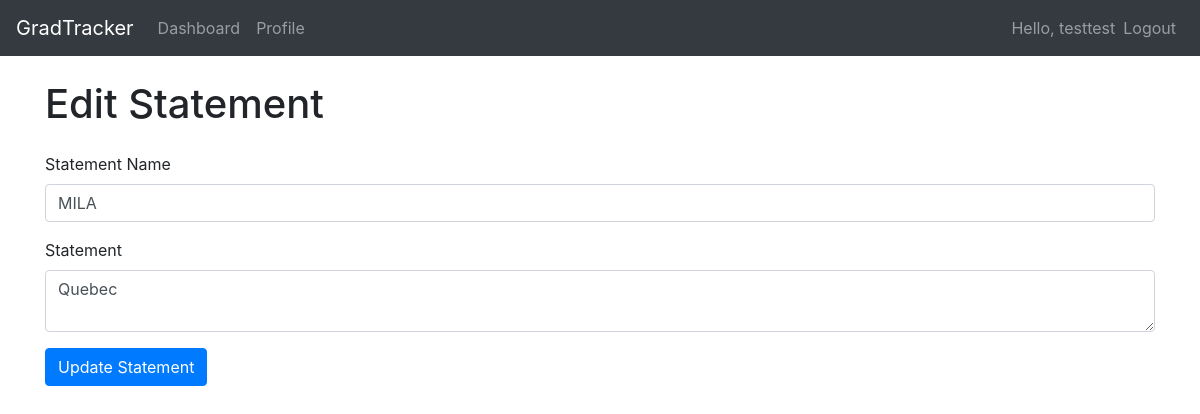
Page /statement/edit/1 (signed in) on the committed database.
### app/models/models.py (models this page shows)
class User(UserMixin, db.Model):
    id = db.Column(db.Integer, primary_key=True)
    username = db.Column(db.String(100), unique=True, nullable=False)
    email = db.Column(db.String(100), unique=True, nullable=False)
    password_hash = db.Column(db.String(200))
    applications = db.relationship('Application', backref='user', lazy=True)  # Relationship to Application
    professors = db.relationship('Professor', backref='user', lazy=True)  # Relationship to Professor
    statements = db.relationship('Statement', backref='user', lazy=True)  # Add this line to the User class

class Statement(db.Model):
    id = db.Column(db.Integer, primary_key=True)
    name = db.Column(db.String(200), nullable=False)
    statement = db.Column(db.Text, nullable=False)
    user_id = db.Column(db.Integer, db.ForeignKey('user.id'))

### app/routes/views.py (the view)
@main.route('/statement/edit/<int:statement_id>', methods=['GET', 'POST'])
@login_required
def edit_statement(statement_id):
    statement = Statement.query.get_or_404(statement_id)
    form = StatementForm(obj=statement)
    if form.validate_on_submit():
        statement.name = form.name.data
        statement.statement = form.statement.data
        db.session.commit()
        flash('Statement updated successfully!', 'info')
        return redirect(url_for('main.profile'))
    return render_template('edit_statement.html', form=form, statement_id=statement_id)

### app/forms.py
class StatementForm(FlaskForm):
    name = StringField('Statement Name', validators=[DataRequired(), Length(max=200)])
    statement = TextAreaField('Statement', validators=[DataRequired(), Length(max=5000)])

### app/__init__.py (called while the page is built)
@login_manager.user_loader
def load_user(user_id):
    return User.query.get(int(user_id))

### app/templates/edit_statement.html (shortened to what this page needs)
{% extends 'layout.html' %}
{% block content %}
    <h1>Edit Statement</h1>
    <form action="{{ url_for('main.edit_statement', statement_id=statement_id) }}" method="post" class="mt-4">
        <div class="form-group">
            {{ form.name.label }}
            {{ form.name(class="form-control") }}
        </div>
        <div class="form-group">
            {{ form.statement.label }}
            {{ form.statement(class="form-control") }}
        </div>
        <button type="submit" class="btn btn-primary">Update Statement</button>
    </form>
{% endblock %}

### app/templates/layout.html (shortened to what this page needs)
<!DOCTYPE html>
<html lang="en">
<head>
    <link rel="stylesheet" href="https://stackpath.bootstrapcdn.com/bootstrap/4.5.2/css/bootstrap.min.css">
</head>
<body>
    <nav class="navbar navbar-expand-lg navbar-dark bg-dark">
        <a class="navbar-brand" href="{{ url_for('main.index') }}">GradTracker</a>
        <div class="collapse navbar-collapse" id="navbarNavAltMarkup">
            <div class="navbar-nav mr-auto">
		{% if current_user.is_authenticated %}
                    <a class="nav-item nav-link" href="{{ url_for('main.dashboard') }}">Dashboard</a>
		    <a class="nav-item nav-link" href="{{ url_for('main.profile') }}">Profile</a>
		{% endif %}
            </div>
            <div class="navbar-nav ml-auto">
                {% if current_user.is_authenticated %}
                    <span class="navbar-text">
                        Hello, {{ current_user.username }}
                    </span>
                    <a class="nav-item nav-link" href="{{ url_for('auth.logout') }}">Logout</a>
                {% else %}
                    <a class="nav-item nav-link" href="{{ url_for('auth.login') }}">Login</a>
                    <a class="nav-item nav-link" href="{{ url_for('auth.signup') }}">Sign Up</a>
                {% endif %}
            </div>
        </div>
    </nav>
    <div class="container mt-4">
        {% block content %}
        {% endblock %}
    </div>
</body>
</html>

### rows in the picture
User: username "testtest"
Statement: name "MILA", statement "Quebec"
